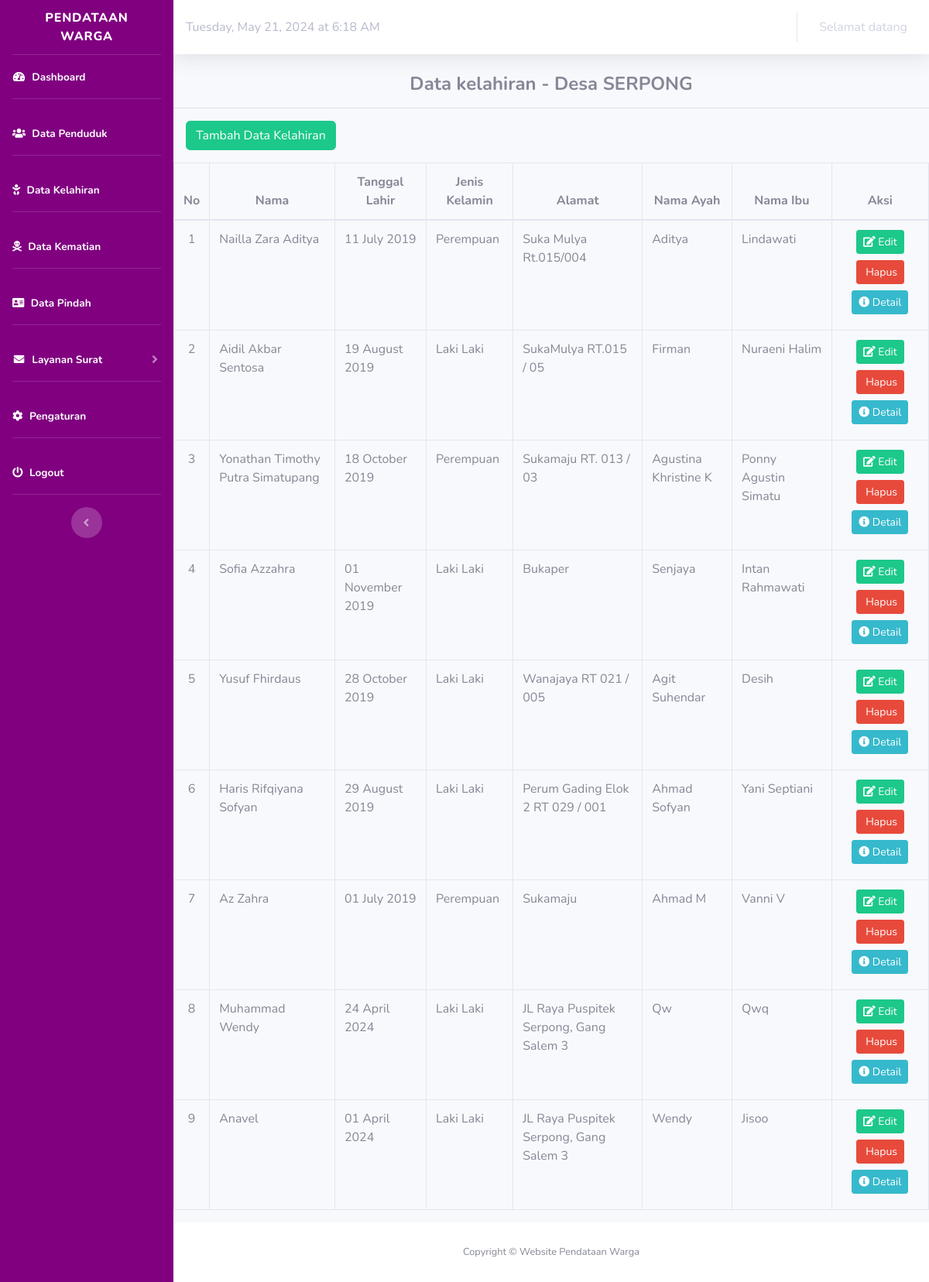
The app's page /index.php/kelahiran, older data.
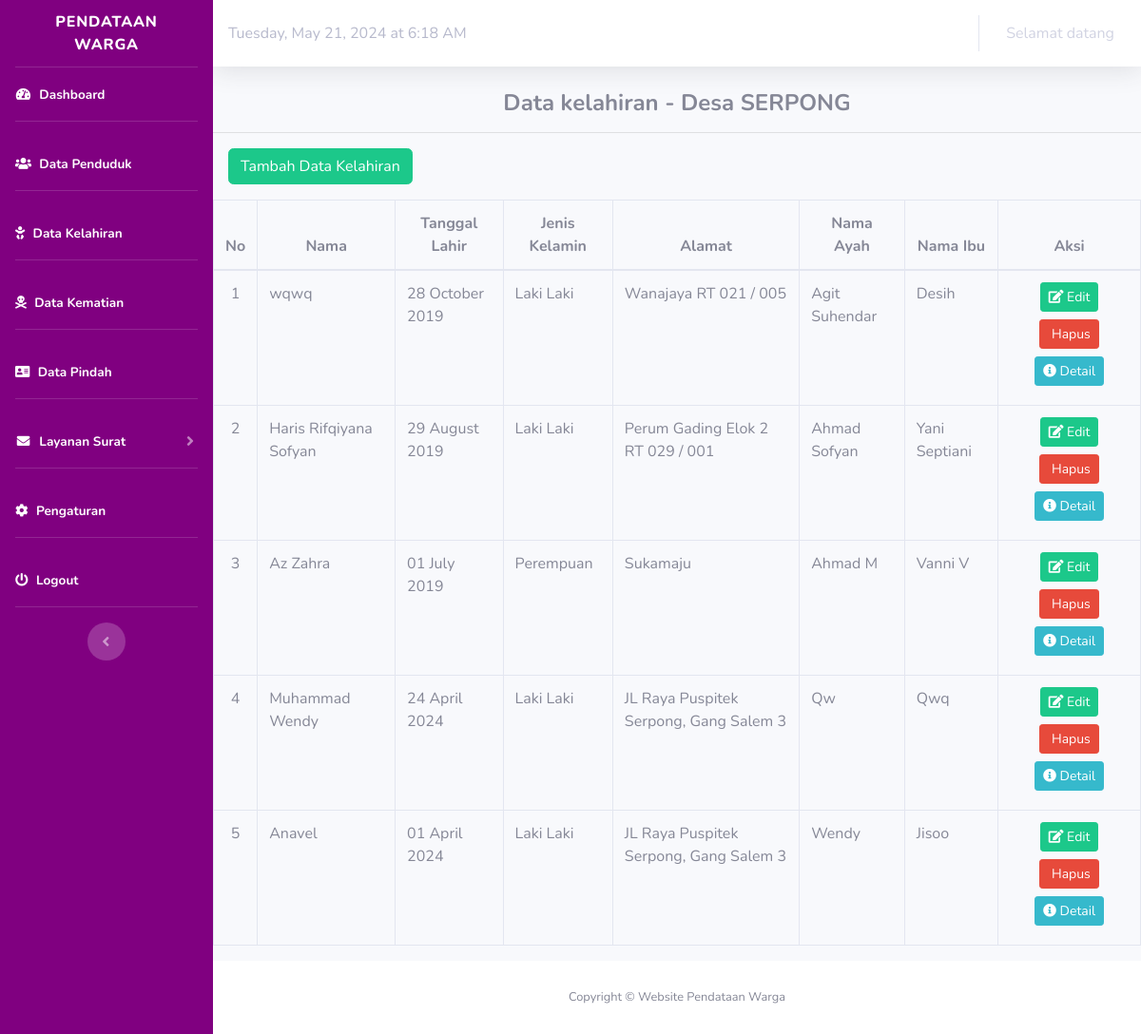
The same page, newer data.
### tables this page shows
CREATE TABLE `kelahiran` (
  `id_kelahiran` bigint(11) NOT NULL,
  `nama` varchar(50) NOT NULL,
  `hari` varchar(20) NOT NULL,
  `tempat_lahir` varchar(50) NOT NULL,
  `tanggal_lahir` date NOT NULL,
  `pukul` time NOT NULL,
  `jenis_kelahiran` varchar(50) NOT NULL,
  `anak_ke` varchar(2) NOT NULL,
  `jenis_kelamin` varchar(25) NOT NULL,
  `alamat` varchar(59) NOT NULL,
  `berat_bayi` varchar(10) NOT NULL,
  `panjang_bayi` varchar(10) NOT NULL,
  `nik_ayah` varchar(16) NOT NULL,
  `nama_ayah` varchar(20) NOT NULL,
  `pekerjaan_ayah` varchar(50) NOT NULL,
  `alamat_ayah` varchar(100) NOT NULL,
  `nik_ibu` varchar(16) NOT NULL,
  `nama_ibu` varchar(20) NOT NULL,
  `pekerjaan_ibu` varchar(50) NOT NULL,
  `alamat_ibu` varchar(100) NOT NULL,
  `rt` varchar(120) NOT NULL,
  `rw` varchar(120) NOT NULL,
  `keterangan` varchar(255) NOT NULL
);

### application/controllers/Kelahiran.php (called while the page is built, shortened)
<?php
class Kelahiran extends CI_Controller
{
	public function __construct()
	{
		$this->load->model('m_kelahiran');
	}
	public function index()
	{
		$data['title'] = "Data kelahiran - Desa SERPONG	";
		$data['kelahiran'] = $this->m_kelahiran->tampil();
		$this->load->view('template/header', $data);
		$this->load->view('template/sidebar');
		$this->load->view('template/topbar');
		$this->load->view('kelahiran/tampil_kelahiran');
		$this->load->view('template/footer');
	}
}

### index.php (called while the page is built, shortened)
<?php
require_once BASEPATH.'core/CodeIgniter.php';

### application/models/M_kelahiran.php (called while the page is built, shortened)
<?php
class M_kelahiran extends CI_Model
{
	public function tampil()
	{
		return $this->db->get('kelahiran')->result();
	}
}

### application/views/kelahiran/tampil_kelahiran.php (the view, shortened to what this page needs)
<div class="content-wrapper">
  <section class="content">
    <div class="box box-info">
      <div class="box-header">
        <h4 style="text-align:center;"><b><?php echo $title; ?></b></h4>
        <hr>
      </div>
      <div class="box-body table-responsive">
        <p>
          <a href="<?php echo base_url('Kelahiran/tambah'); ?>" class="btn btn-success ml-3">Tambah Data Kelahiran</a>
        </p>
        <table id="data" class="table table-bordered" width="100%" cellspacing="0">
          <thead>
            <tr class="active">
              <th style="text-align:center">No</th>
              <th style="text-align:center">Nama</th>
              <th style="text-align:center">Tanggal Lahir</th>
              <th style="text-align:center">Jenis Kelamin</th>
              <th style="text-align:center">Alamat</th>
              <th style="text-align:center">Nama Ayah</th>
              <th style="text-align:center">Nama Ibu</th>
              <th style="text-align:center">Aksi</th>
            </tr>
          </thead>
          <tbody>
            <?php
            $no = 1;
            foreach ($kelahiran as $kelahiran) {
            ?>
              <tr>
                <td style="text-align:center"><?php echo $no; ?></td>
                <td><?php echo $kelahiran->nama; ?></td>
                <td><?= date('d F Y', strtotime($kelahiran->tanggal_lahir)); ?></td>
                <td><?php echo $kelahiran->jenis_kelamin; ?></td>
                <td><?php echo $kelahiran->alamat; ?></td>
                <td><?php echo $kelahiran->nama_ayah; ?></td>
                <td><?php echo $kelahiran->nama_ibu; ?></td>
                <td style="text-align:center">
                  <a href="<?php echo base_url('Kelahiran/edit/' . $kelahiran->id_kelahiran); ?>" class="btn btn-success  btn-sm mb-2"><i class="fa fa-edit"></i> Edit</a>
                  <a href="<?php echo base_url('Kelahiran/hapus/' . $kelahiran->id_kelahiran); ?>" class="btn btn-danger btn-sm mb-2" onClick="return confirm('Yakin Akan Menghapus Data?');"><i class="fa fa-trash-o"></i> Hapus</a>
                  <a href="<?php echo base_url('Kelahiran/detail/' . $kelahiran->id_kelahiran); ?>" class="btn btn-info btn-sm mb-2"><i class="fa fa-info-circle"></i> Detail</a>
              </tr>
            <?php
              $no++;
            }
            ?>
          </tbody>
        </table>
      </div>
  </section>
</div>

### application/views/template/header.php (shortened to what this page needs)
<!DOCTYPE html>
<html lang="en">
<head>
    <link href="<?php echo base_url() ?>/assets/vendor/fontawesome-free/css/all.min.css" rel="stylesheet" type="text/css">
    <link href="<?php echo base_url() ?>/assets/css/sb-admin-2.min.css" rel="stylesheet">
</head>

### application/views/template/sidebar.php (shortened to what this page needs)
<body id="page-top">
    <div id="wrapper">
        <ul class="navbar-nav sidebar sidebar-dark accordion" id="accordionSidebar" style="background-color: purple;">
            <a class="sidebar-brand d-flex align-items-center justify-content-center" href="<?php echo base_url('admin/dashboard') ?>">
                <div class="sidebar-brand-text mx-3">PENDATAAN WARGA</div>
            </a>
            <hr class="sidebar-divider my-0">
            <li class="nav-item active">
                <a class="nav-link" href="<?php echo base_url('admin/dashboard') ?>">
                    <i class="fas fa-fw fa-tachometer-alt"></i>
                    <span>Dashboard</span></a>
            </li>
            <hr class="sidebar-divider">
            <li class="nav-item active">
                <a class="nav-link" href="<?php echo base_url('penduduk') ?>">
                    <i class="fas faw-fw fa-users"></i>
                    <span>Data Penduduk</span></a>
            </li>
            <hr class="sidebar-divider">
            <li class="nav-item active">
                <a class="nav-link" href="<?php echo base_url('Kelahiran') ?>">
                    <i class="fas faw-fw fa-baby"></i>
                    <span>Data Kelahiran</span></a>
            </li>
            <hr class="sidebar-divider">
            <li class="nav-item active">
                <a class="nav-link" href="<?php echo base_url('kematian') ?>">
                    <i class="fas faw-fw fa-skull-crossbones"></i>
                    <span>Data Kematian</span></a>
            </li>
            <hr class="sidebar-divider">
            <li class="nav-item active">
                <a class="nav-link" href="<?php echo base_url('pindah') ?>">
                    <i class="fas faw-fw fa-address-card"></i>
                    <span>Data Pindah</span></a>
            </li>
            <hr class="sidebar-divider">
            <li class="nav-item active">
                <a class="nav-link collapsed" href="#" data-toggle="collapse" data-target="#collapseUtilities" aria-expanded="true" aria-controls="collapseUtilities">
                    <i class="fas fa-fw fa-envelope"></i>
                    <span>Layanan Surat</span>
                </a>
            </li>
            <hr class="sidebar-divider">
            <li class="nav-item active">
                <a class="nav-link" href="<?php echo base_url('pengaturan') ?>">
                    <i class="fas fa-cog"></i>
                    <span>Pengaturan</span></a>
            </li>
            <hr class="sidebar-divider">
            <li class="nav-item active">
                <a class="nav-link" href="<?php echo base_url('autentifikasi/logout') ?>" onclick="return confirm('Yakin logout?')">
                    <i class="fas fa-power-off"></i>
                    <span>Logout</span></a>
            </li>
            <hr class="sidebar-divider d-none d-md-block">
            <div class="text-center d-none d-md-inline">
                <button class="rounded-circle border-0" id="sidebarToggle"></button>
            </div>
        </ul>

### application/views/template/topbar.php (shortened to what this page needs)
<div id="content-wrapper" class="d-flex flex-column">
    <div id="content">
        <nav class="navbar navbar-expand navbar-light bg-white topbar mb-4 static-top shadow">
            <div class="text-right text-gray-500">
                <p style="margin-bottom: 0px;" id="currentDateTime"></p>
            </div>
            <ul class="navbar-nav ml-auto">
                <li class="nav-item dropdown no-arrow">
                    <a class="nav-link dropdown-toggle" href="#" id="userDropdown" role="button" data-toggle="dropdown"
                        aria-haspopup="true" aria-expanded="false">
                        Selamat datang <?php echo $this->session->userdata('nama_petugas'); ?>
                    </a>
                </li>
            </ul>
        </nav>

### application/views/template/footer.php (shortened to what this page needs)
<footer class="sticky-footer bg-white">
    <div class="container my-auto">
        <div class="copyright text-center my-auto">
            <span>Copyright &copy; Website Pendataan Warga</span>
        </div>
    </div>
</footer>
</body>
</html>
</body>
</html>

Row changes from the older to the newer data that the page shows:
removed kelahiran: nama "Nailla Zara Aditya", tanggal_lahir "11 July 2019", jenis_kelamin "Perempuan", alamat "Suka Mulya Rt.015/004", nama_ayah "Aditya", nama_ibu "Lindawati"
removed kelahiran: nama "Aidil Akbar Sentosa", tanggal_lahir "19 August 2019", jenis_kelamin "Laki Laki", alamat "SukaMulya RT.015 / 05", nama_ayah "Firman", nama_ibu "Nuraeni Halim"
removed kelahiran: nama "Yonathan Timothy Putra Simatupang", tanggal_lahir "18 October 2019", jenis_kelamin "Perempuan", alamat "Sukamaju RT. 013 / 03", nama_ayah "Agustina Khristine K", nama_ibu "Ponny Agustin Simatu"
removed kelahiran: nama "Sofia Azzahra", tanggal_lahir "01 November 2019", jenis_kelamin "Laki Laki", alamat "Bukaper", nama_ayah "Senjaya", nama_ibu "Intan Rahmawati"
changed kelahiran "Wanajaya RT 021 / 005": nama "Yusuf Fhirdaus" → "wqwq"
